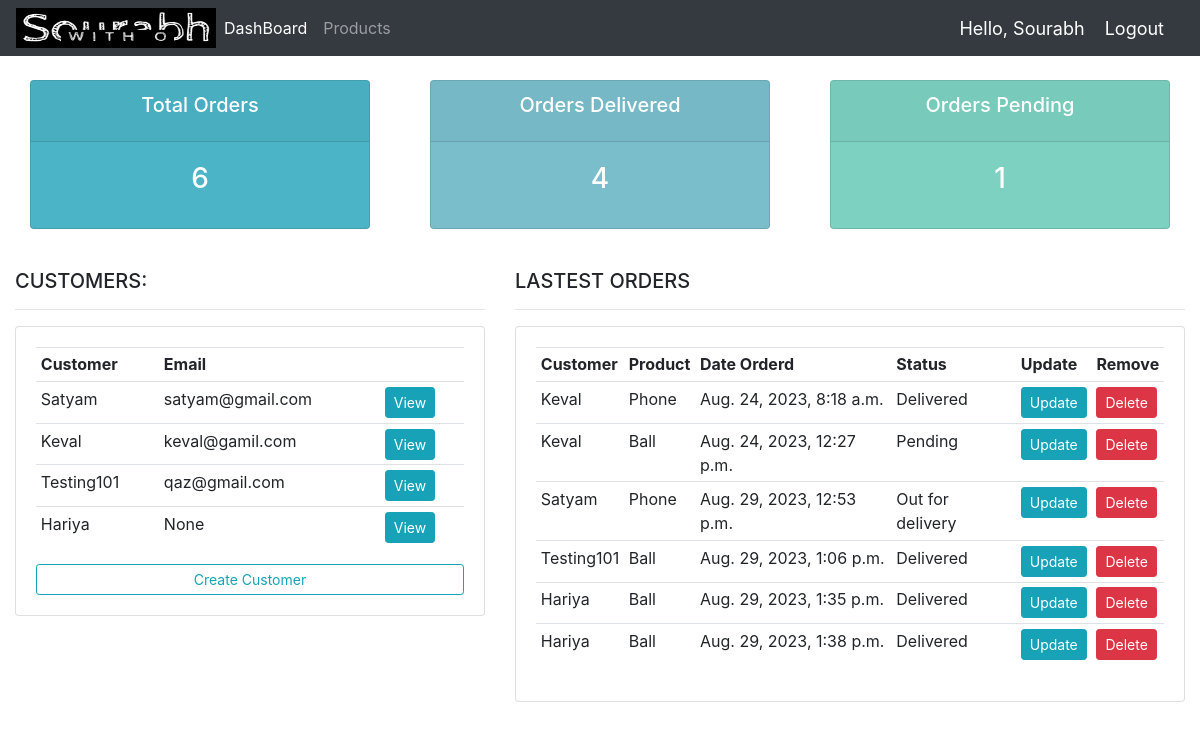
The app's page / (signed in) with its own data.
### accounts/models.py (models this page shows, shortened)
class Customer(models.Model):
    user = models.OneToOneField(User, null=True, blank=True, on_delete=models.CASCADE)
    name= models.CharField(max_length=200,null=True)
    phone=models.CharField(max_length=200,null=True)
    email=models.CharField(max_length=200,null=True)
    date_created=models.DateTimeField(auto_now_add=True,null=True)
    profile_pic = models.ImageField(default="profile1.png", null=True, blank=True)
    def __str__(self):
        return self.name

class Order(models.Model):
    STATUS=(
        ('Pending','Pending'),
        ('Out for delivery','Out for delivery'),
        ('Delivered','Delivered'),
    )
    customer=models.ForeignKey(Customer,null=True,on_delete=models.CASCADE)
    product=models.ForeignKey(Product,null=True,on_delete=models.CASCADE)
    date_created=models.DateTimeField(auto_now_add=True,null=True)
    status=models.CharField(max_length=200,null=True,choices=STATUS)

class Product(models.Model):
    name=models.CharField(max_length=200,null=True)
    price=models.FloatField(null=True)
    description=models.CharField(max_length=200,null=True,blank=True)
    date_added=models.DateTimeField(auto_now_add=True,null=True)
    def __str__(self):
        return self.name

### accounts/decorators.py (the view)
	def wrapper_function(request, *args, **kwargs):
		group = None
		if request.user.groups.exists():
			group = request.user.groups.all()[0].name
		if group == 'customer':
			return redirect('user-page')
		if group == 'admin':
			return view_func(request, *args, **kwargs)

### accounts/views.py (called while the page is built)
@login_required(login_url='login')
@admin_only
def home(request):
	orders = Order.objects.all()
	customers = Customer.objects.all()
	total_customers = customers.count()
	total_orders = orders.count()
	delivered = orders.filter(status='Delivered').count()
	pending = orders.filter(status='Pending').count()
	context = {'orders':orders, 'customers':customers,
	'total_orders':total_orders,'delivered':delivered,
	'pending':pending }
	return render(request, 'accounts/dashboard.html', context)

### accounts/templates/accounts/dashboard.html
{%  extends 'accounts/main.html' %}
{% block content %}
{%  include 'accounts/status.html' %}
<br>
<div class="row">
	<div class="col-md-5">
		<h5>CUSTOMERS:</h5>
		<hr>
		<div class="card card-body">
			<table class="table table-sm">
				<tr>
					<th>Customer</th>
					<th>Email</th>
					<th></th>
				</tr>
				{% for customer in customers %}
					<tr>
						<td>{{customer.name}}</td>
						<td>{{customer.email}}</td>
						<td><a class="btn btn-primary  btn-sm btn-info" href="{% url 'customer' customer.id %}">View</a> </td>
					</tr>
				{% endfor %}
			</table>
			<a class="btn btn-outline-info  btn-sm btn-block" href="{% url 'create_customer'%}">Create Customer</a>
		</div>
	</div>
	<div class="col-md-7">
		<h5>LASTEST ORDERS</h5>
		<hr>
		<div class="card card-body">
			<table class="table table-sm">
				<tr>
					<th>Customer</th>
					<th>Product</th>
					<th>Date Orderd</th>
					<th>Status</th>
					<th>Update</th>
					<th>Remove</th>
				</tr>
				{% for order in orders %}
					<tr>
						<td>{{order.customer}}</td>
						<td>{{order.product}}</td>
						<td>{{order.date_created}}</td>
						<td>{{order.status}}</td>
						<td><a class="btn btn-primary  btn-sm btn-info" href="{% url 'update_order' order.id %}">Update</a></td>
						<td><a class="btn btn-primary  btn-sm btn-danger" href="{% url 'delete_order' order.id %}">Delete</a></td>
					</tr>
				{% endfor %}
			</table>
		</div>
	</div>
</div>
{% endblock %}

### accounts/templates/accounts/navbar.html (shortened to what this page needs)
{%load static%}
<nav class="navbar navbar-expand-lg navbar-dark bg-dark">
    <a href="{% url 'home'%}"><img src="{% static '/images/logo.png'%}" width="200" height="40"/>
    <div class="collapse navbar-collapse" id="navbarNav">
      <ul class="navbar-nav">
        {% if request.user.is_staff %}
        <li class="nav-item active">
          <a class="nav-link" href="{% url 'home'%}">DashBoard<span class="sr-only">(current)</span></a>
        </li>
        <li class="nav-item">
          <a class="nav-link" href="{% url 'products'%}">Products</a>
        </li>
        {% endif %}
      </ul>
    </div>
    <span class="hello-msg">Hello, {{request.user}}</span>
  <span ><a  class="hello-msg" href="{% url 'logout' %}">Logout</a></span>
  </nav>

### accounts/templates/accounts/navbar.html (style rules this page uses)
.hello-msg { font-size: 18px; color: #fff; margin-right: 20px; }

### records on screen
Customer: name "Satyam", email "satyam@gmail.com"
Customer: name "Keval", email "keval@gamil.com"
Customer: name "Testing101", email "qaz@gmail.com"
Customer: name "Hariya", email "None"
Order: customer "Keval", product "Phone", date_created "Aug. 24, 2023, 8:18 a.m.", status "Delivered"
Order: customer "Keval", product "Ball", date_created "Aug. 24, 2023, 12:27 p.m.", status "Pending"
Order: customer "Satyam", product "Phone", date_created "Aug. 29, 2023, 12:53 p.m.", status "Out for delivery"
Order: customer "Testing101", product "Ball", date_created "Aug. 29, 2023, 1:06 p.m.", status "Delivered"
Order: customer "Hariya", product "Ball", date_created "Aug. 29, 2023, 1:35 p.m.", status "Delivered"
Order: customer "Hariya", product "Ball", date_created "Aug. 29, 2023, 1:38 p.m.", status "Delivered"

### other values on screen
{{ request.user }} "Sourabh"
{{ total_orders }} "6"
{{ delivered }} "4"
{{ pending }} "1"
